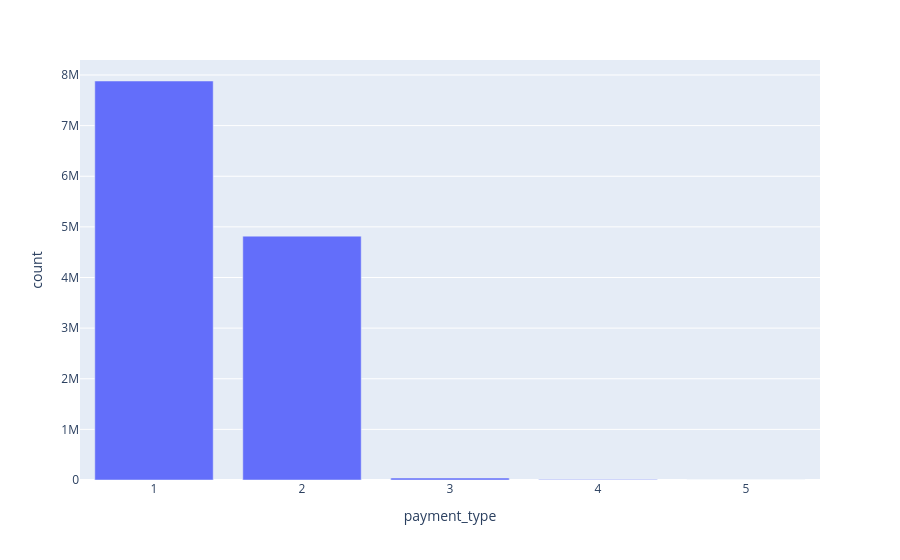

Notebook cell for this chart:
### Code cell
df.groupBy("payment_type").count().orderBy("payment_type").show()
df.groupBy("payment_type").count().plot.bar(x="payment_type", y="count").show()

### Figure 1 — Plotly figure (JSON) as saved in the notebook; plotly's stock layout.template omitted (floating-point values rounded to 4 significant figures)
{"data": [{"hovertemplate": "payment_type=%{x}<br>count=%{y}<extra></extra>", "legendgroup": "", "marker": {"color": "#636efa", "pattern": {"shape": ""}}, "name": "", "orientation": "v", "showlegend": false, "textposition": "auto", "type": "bar", "x": [1, 3, 5, 4, 2], "xaxis": "x", "y": [7881388, 38632, 2, 11972, 4816992], "yaxis": "y"}], "layout": {"barmode": "relative", "legend": {"tracegroupgap": 0}, "margin": {"t": 60}, "xaxis": {"anchor": "y", "domain": [0, 1], "title": {"text": "payment_type"}}, "yaxis": {"anchor": "x", "domain": [0, 1], "title": {"text": "count"}}}}
